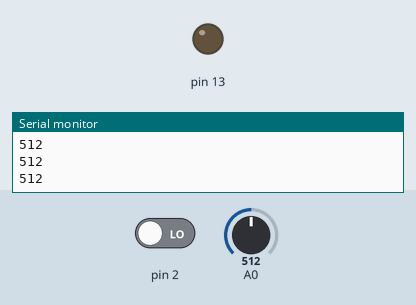
Bench run of a sketch on a simulated Arduino Uno, built with avr-gcc and run on an emulated ATmega328P. Parts: output pins drawn as LEDs (lit = HIGH), the last lines printed to the serial monitor. Inputs (shaded band) come from the test bench; at power-on: pin 2 LOW, A0 = 512.

Above: at 1.2 s.
1.3 s: pin 2 driven HIGH
At 1.8 s:
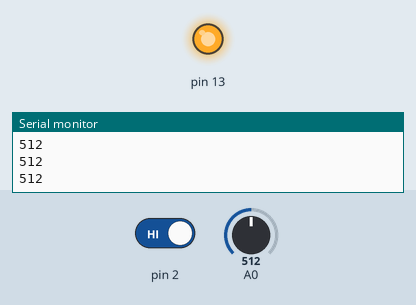
2.8 s: A0 set to 586
4.3 s: A0 set to 612
At 5.2 s:
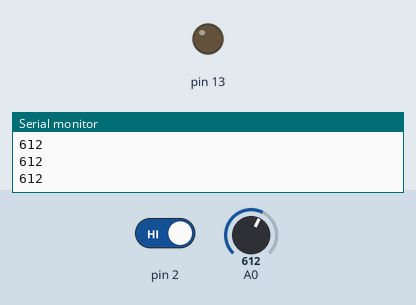
Timing chart, 0 to 7.3 s (numbered marks = the images above; inputs shaded):
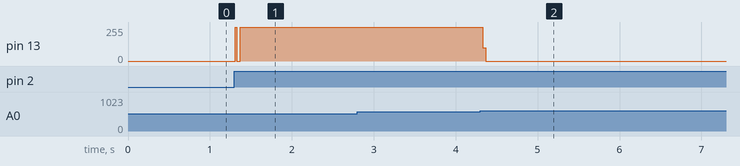

Measured:
- the behaviour switches between 600 and 601 on A0 (found by bisection; images 1 and 2)
- after the input at 1.3 s, pin 13: 0/255 → 255/255 at once
- after the input at 4.3 s, pin 13: 255/255 → 0/255 at once

The sketch:

sketch_jan22a.ino
```cpp
int val = 0;

void setup() {
  // initialize digital pin LED_BUILTIN as an output.
  pinMode(13, OUTPUT);
  pinMode(2, INPUT);
  pinMode (A0, INPUT);
  Serial.begin(9600);
}

// the loop function runs over and over again forever
void loop() {

val = analogRead(A0);
Serial.println(val);

if (val > 600){
  digitalWrite(13, HIGH);
  if (digitalRead(2) == HIGH){
    digitalWrite(13, LOW);}
}
if (val < 601){
  digitalWrite(13, LOW);
  if (digitalRead(2) == HIGH){
    digitalWrite(13, HIGH);}

}

delay(10);


 }
```
